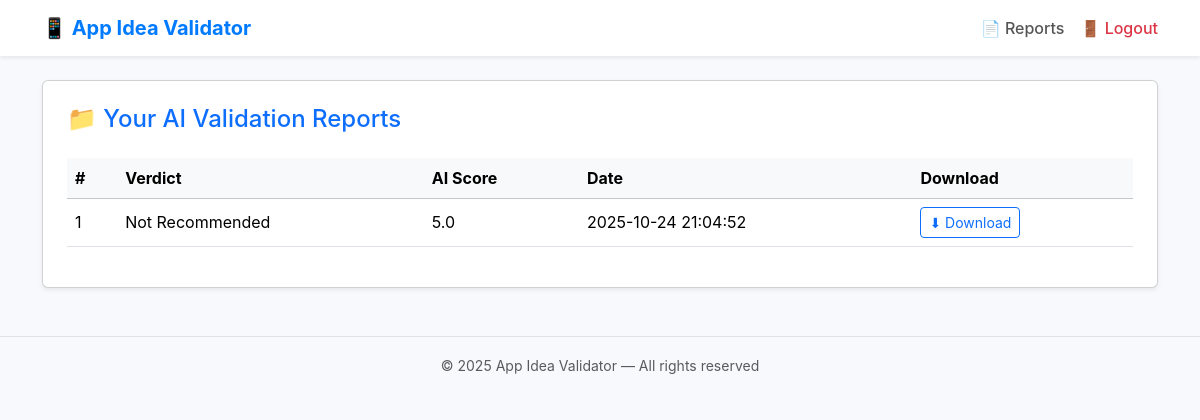
Screenshot of /reports (signed in) with the database file from the repository.
### tables this page shows
CREATE TABLE phase2_inputs (
        id INTEGER PRIMARY KEY AUTOINCREMENT,
        user_email TEXT,
        core_problem_statement TEXT,
        user_role_segment TEXT,
        monetization_model TEXT,
        current_solution_inefficiency TEXT,
        unique_value_proposition TEXT,
        primary_competitors_text TEXT,
        must_have_features_list TEXT,
        arpu_estimate_usd REAL,
        acquisition_goal_3mo INTEGER,
        monthly_opex_est_usd REAL,
        dev_budget_range TEXT,
        external_integrations_list TEXT,
        client_post_launch_fear TEXT,
        client_critical_question TEXT,
        complexity_score REAL,
        financial_score REAL,
        ai_verdict TEXT,
        ai_score REAL,
        ai_suggestions TEXT,
        ai_summary TEXT
    , report_file TEXT, created_at TEXT, target_countries TEXT, submitter_name TEXT, submitter_email TEXT, submitter_phone TEXT);

### app.py (the view)
@app.route("/reports")
@login_required
def reports():
    conn = sqlite3.connect(DB_NAME)
    c = conn.cursor()
    c.execute("SELECT id, ai_verdict, ai_score, report_file, created_at FROM phase2_inputs WHERE submitter_email = ? OR user_email = ? ORDER BY id DESC", (session.get("user_email"), session.get("user_email")))
    rows = c.fetchall()
    conn.close()
    reports_data = []
    for r in rows:
        reports_data.append({
            "id": r[0],
            "ai_verdict": r[1],
            "ai_score": r[2],
            "report_file": r[3],
            "created_at": r[4]
        })
    return render_template("reports.html", reports=reports_data, title="Reports")

### app.py (called while the page is built)
def login_required(f):
    @wraps(f)
    def wrapper(*args, **kwargs):
        if "user_email" not in session:
            return redirect(url_for("login"))
        return f(*args, **kwargs)
    return wrapper

### templates/reports.html
{% extends "base.html" %}
{% block content %}
<div class="card shadow-sm p-4">
  <h4 class="mb-4 text-primary">📁 Your AI Validation Reports</h4>
  {% if reports %}
  <table class="table table-hover align-middle">
    <thead class="table-light">
      <tr>
        <th>#</th>
        <th>Verdict</th>
        <th>AI Score</th>
        <th>Date</th>
        <th>Download</th>
      </tr>
    </thead>
    <tbody>
      {% for r in reports %}
      <tr>
        <td>{{ loop.index }}</td>
        <td>{{ r['ai_verdict'] or "—" }}</td>
        <td>{{ r['ai_score'] or "—" }}</td>
        <td>{{ r['created_at'] or "N/A" }}</td>
        <td>
          {% if r['report_file'] %}
          <a href="{{ url_for('download_report', filename=r['report_file']) }}" class="btn btn-sm btn-outline-primary">
            ⬇ Download
          </a>
          {% else %}
          <span class="text-muted">Not available</span>
          {% endif %}
        </td>
      </tr>
      {% endfor %}
    </tbody>
  </table>
  {% else %}
  <div class="text-center py-5">
    <p class="text-muted">No reports found. Generate your first idea report!</p>
    <a href="{{ url_for('step1') }}" class="btn btn-primary">Start New Analysis</a>
  </div>
  {% endif %}
</div>
{% endblock %}

### templates/base.html (style rules this page uses)
body { background: #f7f9fc; font-family: 'Inter', sans-serif; }

### rows the page displays
phase2_inputs: ai_verdict "Not Recommended", ai_score "5.0", created_at "2025-10-24 21:04:52"

### other values shown
{{ 2025 }} "2025"
